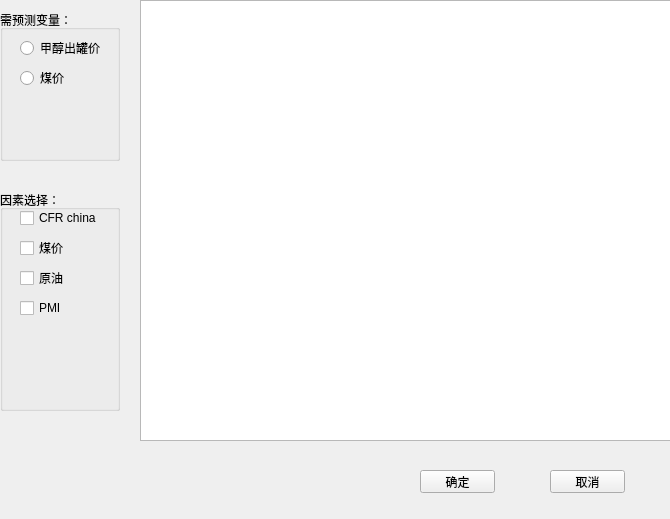
<?xml version="1.0" encoding="UTF-8"?>
<ui version="4.0">
 <class>textwidgetClass</class>
 <widget class="QWidget" name="textwidgetClass">
  <property name="geometry">
   <rect>
    <x>0</x>
    <y>0</y>
    <width>670</width>
    <height>519</height>
   </rect>
  </property>
  <property name="windowTitle">
   <string>textwidget</string>
  </property>
  <widget class="QPushButton" name="pushButtontext1">
   <property name="geometry">
    <rect>
     <x>420</x>
     <y>470</y>
     <width>75</width>
     <height>23</height>
    </rect>
   </property>
   <property name="text">
    <string>确定</string>
   </property>
  </widget>
  <widget class="QPushButton" name="pushButtontext2">
   <property name="geometry">
    <rect>
     <x>550</x>
     <y>470</y>
     <width>75</width>
     <height>23</height>
    </rect>
   </property>
   <property name="text">
    <string>取消</string>
   </property>
  </widget>
  <widget class="QTextEdit" name="Edittext1">
   <property name="geometry">
    <rect>
     <x>140</x>
     <y>0</y>
     <width>531</width>
     <height>441</height>
    </rect>
   </property>
  </widget>
  <widget class="QGroupBox" name="groupBox">
   <property name="geometry">
    <rect>
     <x>0</x>
     <y>10</y>
     <width>120</width>
     <height>151</height>
    </rect>
   </property>
   <property name="title">
    <string>需预测变量：</string>
   </property>
   <widget class="QRadioButton" name="radioButton">
    <property name="geometry">
     <rect>
      <x>20</x>
      <y>30</y>
      <width>89</width>
      <height>16</height>
     </rect>
    </property>
    <property name="text">
     <string>甲醇出罐价</string>
    </property>
   </widget>
   <widget class="QRadioButton" name="radioButton_2">
    <property name="geometry">
     <rect>
      <x>20</x>
      <y>60</y>
      <width>89</width>
      <height>16</height>
     </rect>
    </property>
    <property name="text">
     <string>煤价</string>
    </property>
   </widget>
  </widget>
  <widget class="QGroupBox" name="groupBox_2">
   <property name="geometry">
    <rect>
     <x>0</x>
     <y>190</y>
     <width>120</width>
     <height>221</height>
    </rect>
   </property>
   <property name="title">
    <string>因素选择：</string>
   </property>
   <widget class="QCheckBox" name="checkBox">
    <property name="geometry">
     <rect>
      <x>20</x>
      <y>20</y>
      <width>81</width>
      <height>16</height>
     </rect>
    </property>
    <property name="text">
     <string>CFR china</string>
    </property>
   </widget>
   <widget class="QCheckBox" name="checkBox_2">
    <property name="geometry">
     <rect>
      <x>20</x>
      <y>50</y>
      <width>71</width>
      <height>16</height>
     </rect>
    </property>
    <property name="text">
     <string>煤价</string>
    </property>
   </widget>
   <widget class="QCheckBox" name="checkBox_3">
    <property name="geometry">
     <rect>
      <x>20</x>
      <y>80</y>
      <width>71</width>
      <height>16</height>
     </rect>
    </property>
    <property name="text">
     <string>原油</string>
    </property>
   </widget>
   <widget class="QCheckBox" name="checkBox_4">
    <property name="geometry">
     <rect>
      <x>20</x>
      <y>110</y>
      <width>71</width>
      <height>16</height>
     </rect>
    </property>
    <property name="text">
     <string>PMI</string>
    </property>
   </widget>
  </widget>
 </widget>
 <layoutdefault spacing="6" margin="11"/>
 <resources/>
 <connections/>
</ui>
